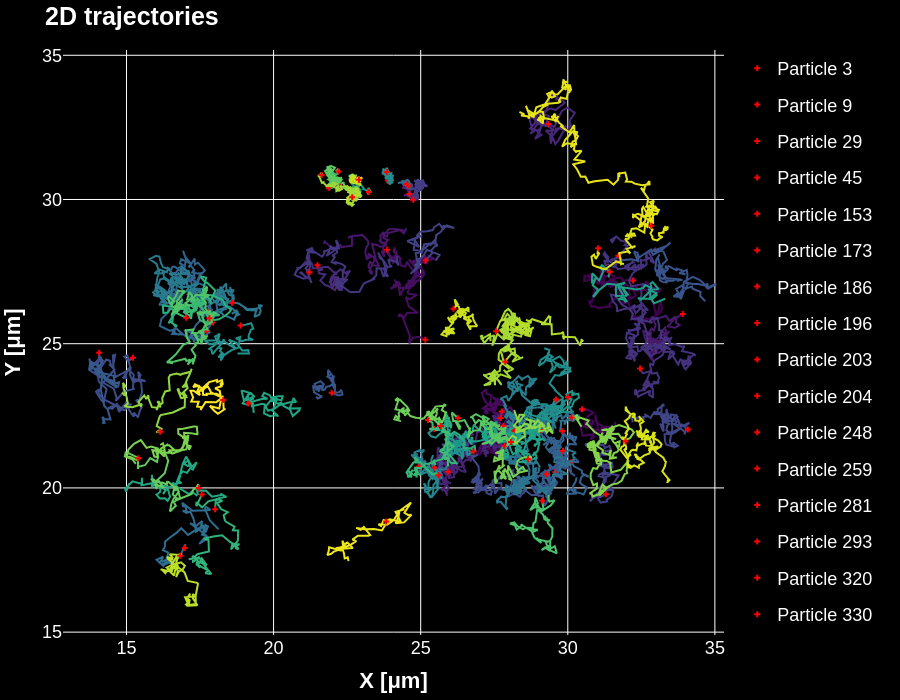

Notebook cell for this chart:
### Code cell
# the original dataframe offers the coordinates in pixels;
# we can convert them to microns by multiplying them by the
# micron per pixel value;
unit = "μm"

df_microns = linked_particles_filtered.copy()

if unit == "μm":
    # we convert the x, y and z columns to microns
    df_microns["x"] *= micron_per_pixel
    df_microns["y"] *= micron_per_pixel
else:
    # overriding the unit to pixels
    unit = "px"

# Create a color map
colors = plt.cm.viridis(np.linspace(0, 1, len(df_microns['particle'].unique())))

fig = go.Figure()

for i, particle in enumerate(df_microns['particle'].unique()):
    df_particle = df_microns[df_microns['particle'] == particle]
    color = 'rgb'+str(tuple(int(c*255) for c in colors[i][:3]))  # convert to integer and then to string
    fig.add_trace(go.Scatter(x=df_particle['x'], y=df_particle['y'], 
                               mode='lines', 
                               line=dict(color=color, width=2),
                               name=f'Particle {particle}',
                               legendgroup=i,
                               showlegend=False),)

    # Highlight the starting point
    start = df_particle.iloc[0]
    fig.add_trace(go.Scatter(x=[start['x']], y=[start['y']],
                               mode='markers', #markers+text
                               marker=dict(size=5, color='red', symbol='cross'),  # larger, green marker
                               name=f'Particle {particle}',
                               text = f'Start of Particle {particle}',
                               hoverinfo='text',
                               textfont=dict(size=12, family='Helvetica', color='white'),
                               legendgroup=i))

fig.update_layout(scene=dict(xaxis=dict(
                                 backgroundcolor="rgb(200, 200, 230)",
                                 gridcolor="white",
                                 showbackground=True,
                                 zerolinecolor="white",),
                             yaxis=dict(
                                 backgroundcolor="rgb(230, 200, 230)",
                                 gridcolor="white",
                                 showbackground=True,
                                 zerolinecolor="white"),
                             ),
                font = dict(family="Helvetica",
                            size=18,
                            color="white"), 
                title="<b>2D trajectories</b>",
                xaxis_title=f"<b>X [{unit}]</b>", 
                yaxis_title=f"<b>Y [{unit}]</b>",
                plot_bgcolor='black',
                paper_bgcolor='black',
                scene_bgcolor='black',
                width=900,
                height=700,
                margin=dict(r=20, b=20, l=20, t=50))

fig.show()
